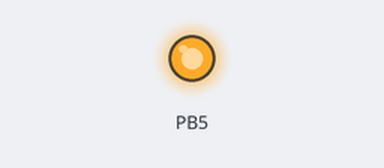
This program was run on a simulated ATmega328P, built with avr-gcc and emulated at 16 MHz. On the bench: output pins drawn as LEDs (lit = HIGH).

Above: at 1.5 s.
At 4.5 s:
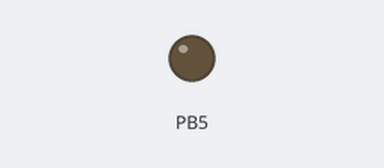
Timing chart, 0 to 7.8 s (numbered marks = the images above):
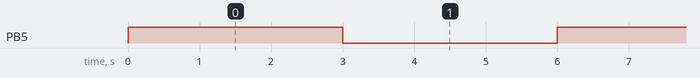

Measured:
- by itself, PB5: alternates HIGH for 3.0 s and LOW for 3.0 s

The program:

main.c
```c
/*
 * LEDblink.c
 *
 * Created: 14-11-2025 12:42:34
 * Author : hp
 */
#define F_CPU 16000000UL
#include <avr/io.h>
#include<util/delay.h>

int main(void)
{
    DDRB|=(1<<DDB5);// setting PORTB5 as output
    while (1)
    {
		PORTB|=(1<<PORTB5);// setting PORTB5 as 1
		_delay_ms(3000);   // creating a delay of 3 seconds
		PORTB &=~(1<<PORTB5);// setting PORTB5 as 0
		_delay_ms(3000);   // creating a delay of 3 seconds

    }
}
```
